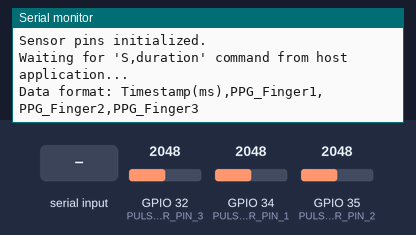
Recording of a program running on a simulated ESP32. On the bench: the last lines printed to the serial monitor. The test bench sets the inputs (shaded band); at power-on: GPIO 32 (PULSE_SENSOR_PIN_3) = 2048, GPIO 34 (PULSE_SENSOR_PIN_1) = 2048, GPIO 35 (PULSE_SENSOR_PIN_2) = 2048.

Above: at 1.2 s.
1.3 s: "S,\n" received over Serial
At 2.5 s:
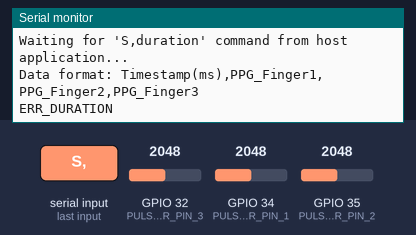
2.8 s: "S,90\n" received over Serial
At 3.8 s:
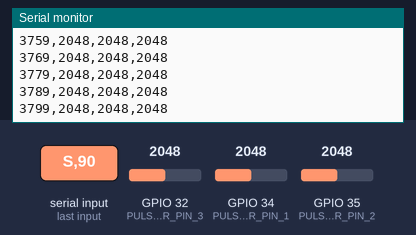
4.3 s: "S,,45\n" received over Serial
At 5.3 s:
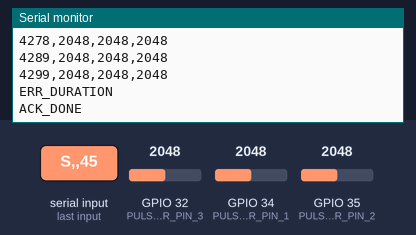
Timing chart, 0 to 7.3 s (numbered marks = the images above; inputs shaded):
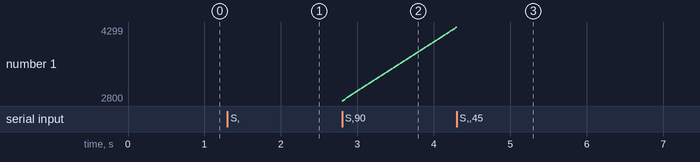

Measured:
- after the input at 1.3 s, the serial monitor: prints a new line at once (image 1)
- after the input at 2.8 s, the serial monitor: prints a new line at once (image 2)

The program:

main.cpp
```cpp
#include <Arduino.h>

// --- Pin Configuration ---
// For ESP32, use valid ADC1 pins (e.g., GPIO32-39). Ensure they are distinct.
// Avoid ADC2 pins if using Wi-Fi.

// <<<<====== IMPORTANT: CHANGE THESE PINS TO YOUR ACTUAL ESP32 WIRING ======>>>>
const int PULSE_SENSOR_PIN_1 = 34; // Example: GPIO34 for Sensor 1 (ADC1_CH6)
const int PULSE_SENSOR_PIN_2 = 35; // Example: GPIO35 for Sensor 2 (ADC1_CH7)
const int PULSE_SENSOR_PIN_3 = 32; // Example: GPIO32 for Sensor 3 (ADC1_CH4)
// Common ADC1 pins for ESP32: 32, 33, 34, 35, 36 (VP), 39 (VN)
// Consult your specific ESP32 board's pinout diagram.

// --- Data Collection Variables ---
int collection_duration_s = 0;
unsigned long collection_start_time_ms = 0;
bool collecting = false;

// Target effective sampling rate (for each sensor, sequentially read)
const int TARGET_SAMPLING_RATE_HZ = 100;
const int SAMPLING_INTERVAL_MS = int(1000 / TARGET_SAMPLING_RATE_HZ);

// --- Setup Function ---
void setup()
{
    Serial.begin(115200);
    Serial.println("Analog Pulse Sensor Raw Data Collector (3 Sensors - ESP32)");

    pinMode(PULSE_SENSOR_PIN_1, INPUT);
    pinMode(PULSE_SENSOR_PIN_2, INPUT);
    pinMode(PULSE_SENSOR_PIN_3, INPUT);
    Serial.println("Sensor pins initialized.");
    Serial.println("Waiting for 'S,duration' command from host application...");
    Serial.println("Data format: Timestamp(ms),PPG_Finger1,PPG_Finger2,PPG_Finger3");
}

// --- Loop Function ---
void loop()
{
    if (Serial.available() > 0)
    {
        String command = Serial.readStringUntil('\n');
        command.trim();

        if (command.startsWith("S,"))
        {
            int commaIndex = command.indexOf(',');
            if (commaIndex != -1)
            {
                String durationStr = command.substring(commaIndex + 1);
                collection_duration_s = durationStr.toInt();
                if (collection_duration_s > 0)
                {
                    collection_start_time_ms = millis();
                    collecting = true;
                    Serial.println("ACK_START");
                }
                else
                {
                    Serial.println("ERR_DURATION");
                }
            }
            else
            {
                Serial.println("ERR_FORMAT_S");
            }
        }
    }

    if (collecting)
    {
        if (millis() - collection_start_time_ms < (unsigned long)collection_duration_s * 1000)
        {
            unsigned long current_reading_time_ms = millis();

            int ppgSignalValue1 = analogRead(PULSE_SENSOR_PIN_1);
            int ppgSignalValue2 = analogRead(PULSE_SENSOR_PIN_2);
            int ppgSignalValue3 = analogRead(PULSE_SENSOR_PIN_3);

            Serial.print(current_reading_time_ms);
            Serial.print(",");
            Serial.print(ppgSignalValue1);
            Serial.print(",");
            Serial.print(ppgSignalValue2);
            Serial.print(",");
            Serial.println(ppgSignalValue3);

            unsigned long processing_time_ms = millis() - current_reading_time_ms;
            long delay_needed_ms = SAMPLING_INTERVAL_MS - processing_time_ms;
            if (delay_needed_ms > 0)
            {
                delay(delay_needed_ms);
            }
        }
        else
        {
            collecting = false;
            Serial.println("ACK_DONE");
            collection_duration_s = 0;
        }
    }
}
```
